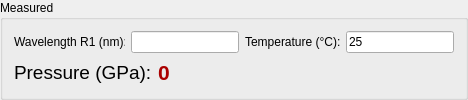
               <widget class="QGroupBox" name="groupBox">
                <property name="title">
                 <string>Measured</string>
                </property>
                <layout class="QVBoxLayout" name="verticalLayout_9">
                 <item>
                  <layout class="QVBoxLayout" name="verticalLayout_8">
                   <item>
                    <layout class="QHBoxLayout" name="horizontalLayout_8">
                     <item>
                      <widget class="QLabel" name="label_measured_wavelength">
                       <property name="sizePolicy">
                        <sizepolicy hsizetype="Fixed" vsizetype="Preferred">
                         <horstretch>0</horstretch>
                         <verstretch>0</verstretch>
                        </sizepolicy>
                       </property>
                       <property name="minimumSize">
                        <size>
                         <width>111</width>
                         <height>0</height>
                        </size>
                       </property>
                       <property name="maximumSize">
                        <size>
                         <width>111</width>
                         <height>16777215</height>
                        </size>
                       </property>
                       <property name="text">
                        <string>Wavelength R1 (nm):</string>
                       </property>
                      </widget>
                     </item>
                     <item>
                      <widget class="QLineEdit" name="lineEdit_measured_wavelength_nm"/>
                     </item>
                     <item>
                      <widget class="QLabel" name="label_measured_temperature">
                       <property name="sizePolicy">
                        <sizepolicy hsizetype="Fixed" vsizetype="Preferred">
                         <horstretch>0</horstretch>
                         <verstretch>0</verstretch>
                        </sizepolicy>
                       </property>
                       <property name="minimumSize">
                        <size>
                         <width>95</width>
                         <height>0</height>
                        </size>
                       </property>
                       <property name="maximumSize">
                        <size>
                         <width>91</width>
                         <height>16777215</height>
                        </size>
                       </property>
                       <property name="text">
                        <string>Temperature (°C):</string>
                       </property>
                      </widget>
                     </item>
                     <item>
                      <widget class="QLineEdit" name="lineEdit_measured_temperature_c">
                       <property name="text">
                        <string>25</string>
                       </property>
                      </widget>
                     </item>
                    </layout>
                   </item>
                   <item>
                    <layout class="QHBoxLayout" name="horizontalLayout_7">
                     <item>
                      <widget class="QLabel" name="label_pressure">
                       <property name="sizePolicy">
                        <sizepolicy hsizetype="Fixed" vsizetype="Preferred">
                         <horstretch>0</horstretch>
                         <verstretch>0</verstretch>
                        </sizepolicy>
                       </property>
                       <property name="minimumSize">
                        <size>
                         <width>131</width>
                         <height>0</height>
                        </size>
                       </property>
                       <property name="font">
                        <font>
                         <pointsize>14</pointsize>
                        </font>
                       </property>
                       <property name="text">
                        <string>Pressure (GPa):</string>
                       </property>
                      </widget>
                     </item>
                     <item>
                      <widget class="QLabel" name="label_result_pressure_gpa">
                       <property name="palette">
                        <palette>
                         <active>
                          <colorrole role="WindowText">
                           <brush brushstyle="SolidPattern">
                            <color alpha="255">
                             <red>170</red>
                             <green>0</green>
                             <blue>0</blue>
                            </color>
                           </brush>
                          </colorrole>
                          <colorrole role="Button">
                           <brush brushstyle="SolidPattern">
                            <color alpha="255">
                             <red>170</red>
                             <green>0</green>
                             <blue>0</blue>
                            </color>
                           </brush>
                          </colorrole>
                          <colorrole role="Light">
                           <brush brushstyle="SolidPattern">
                            <color alpha="255">
                             <red>255</red>
                             <green>0</green>
                             <blue>0</blue>
                            </color>
                           </brush>
                          </colorrole>
                          <colorrole role="Midlight">
                           <brush brushstyle="SolidPattern">
                            <color alpha="255">
                             <red>212</red>
                             <green>0</green>
                             <blue>0</blue>
                            </color>
                           </brush>
                          </colorrole>
                          <colorrole role="Dark">
                           <brush brushstyle="SolidPattern">
                            <color alpha="255">
                             <red>85</red>
                             <green>0</green>
                             <blue>0</blue>
                            </color>
                           </brush>
                          </colorrole>
                          <colorrole role="Mid">
                           <brush brushstyle="SolidPattern">
                            <color alpha="255">
                             <red>113</red>
                             <green>0</green>
                             <blue>0</blue>
                            </color>
                           </brush>
                          </colorrole>
                          <colorrole role="Text">
                           <brush brushstyle="SolidPattern">
                            <color alpha="255">
                             <red>170</red>
                             <green>0</green>
                             <blue>0</blue>
                            </color>
                           </brush>
                          </colorrole>
                          <colorrole role="BrightText">
                           <brush brushstyle="SolidPattern">
                            <color alpha="255">
                             <red>255</red>
                             <green>255</green>
                             <blue>255</blue>
                            </color>
                           </brush>
                          </colorrole>
                          <colorrole role="ButtonText">
                           <brush brushstyle="SolidPattern">
                            <color alpha="255">
                             <red>0</red>
                             <green>0</green>
                             <blue>0</blue>
                            </color>
                           </brush>
                          </colorrole>
                          <colorrole role="Base">
                           <brush brushstyle="SolidPattern">
                            <color alpha="255">
                             <red>255</red>
                             <green>255</green>
                             <blue>255</blue>
                            </color>
                           </brush>
                          </colorrole>
                          <colorrole role="Window">
                           <brush brushstyle="SolidPattern">
                            <color alpha="255">
                             <red>170</red>
                             <green>0</green>
                             <blue>0</blue>
                            </color>
                           </brush>
                          </colorrole>
                          <colorrole role="Shadow">
                           <brush brushstyle="SolidPattern">
                            <color alpha="255">
                             <red>0</red>
                             <green>0</green>
                             <blue>0</blue>
                            </color>
                           </brush>
                          </colorrole>
                          <colorrole role="AlternateBase">
                           <brush brushstyle="SolidPattern">
                            <color alpha="255">
                             <red>212</red>
                             <green>127</green>
                             <blue>127</blue>
                            </color>
                           </brush>
                          </colorrole>
                          <colorrole role="ToolTipBase">
                           <brush brushstyle="SolidPattern">
                            <color alpha="255">
                             <red>255</red>
                             <green>255</green>
                             <blue>220</blue>
                            </color>
                           </brush>
                          </colorrole>
                          <colorrole role="ToolTipText">
                           <brush brushstyle="SolidPattern">
                            <color alpha="255">
                             <red>0</red>
                             <green>0</green>
                             <blue>0</blue>
                            </color>
                           </brush>
                          </colorrole>
                          <colorrole role="PlaceholderText">
                           <brush brushstyle="SolidPattern">
                            <color alpha="127">
                             <red>0</red>
                             <green>0</green>
                             <blue>0</blue>
                            </color>
                           </brush>
                          </colorrole>
                          <colorrole role="Accent">
                           <brush brushstyle="SolidPattern">
                            <color alpha="255">
                             <red>255</red>
                             <green>255</green>
                             <blue>255</blue>
                            </color>
                           </brush>
                          </colorrole>
                         </active>
                         <inactive>
                          <colorrole role="WindowText">
                           <brush brushstyle="SolidPattern">
                            <color alpha="255">
                             <red>170</red>
                             <green>0</green>
                             <blue>0</blue>
                            </color>
                           </brush>
                          </colorrole>
                          <colorrole role="Button">
                           <brush brushstyle="SolidPattern">
                            <color alpha="255">
                             <red>170</red>
                             <green>0</green>
                             <blue>0</blue>
                            </color>
                           </brush>
                          </colorrole>
                          <colorrole role="Light">
                           <brush brushstyle="SolidPattern">
                            <color alpha="255">
                             <red>255</red>
                             <green>0</green>
                             <blue>0</blue>
                            </color>
                           </brush>
                          </colorrole>
                          <colorrole role="Midlight">
                           <brush brushstyle="SolidPattern">
                            <color alpha="255">
                             <red>212</red>
                             <green>0</green>
                             <blue>0</blue>
                            </color>
                           </brush>
                          </colorrole>
                          <colorrole role="Dark">
                           <brush brushstyle="SolidPattern">
                            <color alpha="255">
                             <red>85</red>
                             <green>0</green>
                             <blue>0</blue>
                            </color>
                           </brush>
                          </colorrole>
                          <colorrole role="Mid">
                           <brush brushstyle="SolidPattern">
                            <color alpha="255">
                             <red>113</red>
                             <green>0</green>
                             <blue>0</blue>
                            </color>
                           </brush>
                          </colorrole>
                          <colorrole role="Text">
                           <brush brushstyle="SolidPattern">
                            <color alpha="255">
                             <red>170</red>
                             <green>0</green>
                             <blue>0</blue>
                            </color>
                           </brush>
                          </colorrole>
                          <colorrole role="BrightText">
                           <brush brushstyle="SolidPattern">
                            <color alpha="255">
                             <red>255</red>
                             <green>255</green>
                             <blue>255</blue>
                            </color>
                           </brush>
                          </colorrole>
                          <colorrole role="ButtonText">
                           <brush brushstyle="SolidPattern">
                            <color alpha="255">
                             <red>0</red>
                             <green>0</green>
                             <blue>0</blue>
                            </color>
                           </brush>
                          </colorrole>
                          <colorrole role="Base">
                           <brush brushstyle="SolidPattern">
                            <color alpha="255">
                             <red>255</red>
                             <green>255</green>
                             <blue>255</blue>
                            </color>
                           </brush>
                          </colorrole>
                          <colorrole role="Window">
                           <brush brushstyle="SolidPattern">
                            <color alpha="255">
                             <red>170</red>
                             <green>0</green>
                             <blue>0</blue>
                            </color>
                           </brush>
                          </colorrole>
                          <colorrole role="Shadow">
                           <brush brushstyle="SolidPattern">
                            <color alpha="255">
                             <red>0</red>
                             <green>0</green>
                             <blue>0</blue>
                            </color>
                           </brush>
                          </colorrole>
                          <colorrole role="AlternateBase">
                           <brush brushstyle="SolidPattern">
                            <color alpha="255">
                             <red>212</red>
                             <green>127</green>
                             <blue>127</blue>
                            </color>
                           </brush>
                          </colorrole>
                          <colorrole role="ToolTipBase">
                           <brush brushstyle="SolidPattern">
                            <color alpha="255">
                             <red>255</red>
                             <green>255</green>
                             <blue>220</blue>
                            </color>
                           </brush>
                          </colorrole>
                          <colorrole role="ToolTipText">
                           <brush brushstyle="SolidPattern">
                            <color alpha="255">
                             <red>0</red>
                             <green>0</green>
                             <blue>0</blue>
                            </color>
                           </brush>
                          </colorrole>
                          <colorrole role="PlaceholderText">
                           <brush brushstyle="SolidPattern">
                            <color alpha="127">
                             <red>0</red>
                             <green>0</green>
                             <blue>0</blue>
                            </color>
                           </brush>
                          </colorrole>
                          <colorrole role="Accent">
                           <brush brushstyle="SolidPattern">
                            <color alpha="255">
                             <red>255</red>
                             <green>255</green>
                             <blue>255</blue>
                            </color>
                           </brush>
                          </colorrole>
                         </inactive>
                         <disabled>
                          <colorrole role="WindowText">
                           <brush brushstyle="SolidPattern">
                            <color alpha="255">
                             <red>85</red>
                             <green>0</green>
                             <blue>0</blue>
                            </color>
                           </brush>
                          </colorrole>
                          <colorrole role="Button">
                           <brush brushstyle="SolidPattern">
                            <color alpha="255">
                             <red>170</red>
                             <green>0</green>
                             <blue>0</blue>
                            </color>
                           </brush>
                          </colorrole>
                          <colorrole role="Light">
                           <brush brushstyle="SolidPattern">
                            <color alpha="255">
                             <red>255</red>
                             <green>0</green>
                             <blue>0</blue>
                            </color>
                           </brush>
                          </colorrole>
                          <colorrole role="Midlight">
                           <brush brushstyle="SolidPattern">
                            <color alpha="255">
                             <red>212</red>
                             <green>0</green>
                             <blue>0</blue>
                            </color>
                           </brush>
                          </colorrole>
                          <colorrole role="Dark">
                           <brush brushstyle="SolidPattern">
                            <color alpha="255">
                             <red>85</red>
                             <green>0</green>
                             <blue>0</blue>
                            </color>
                           </brush>
                          </colorrole>
                          <colorrole role="Mid">
                           <brush brushstyle="SolidPattern">
                            <color alpha="255">
                             <red>113</red>
                             <green>0</green>
                             <blue>0</blue>
                            </color>
                           </brush>
                          </colorrole>
                          <colorrole role="Text">
                           <brush brushstyle="SolidPattern">
                            <color alpha="255">
                             <red>85</red>
                             <green>0</green>
                             <blue>0</blue>
                            </color>
                           </brush>
                          </colorrole>
                          <colorrole role="BrightText">
                           <brush brushstyle="SolidPattern">
                            <color alpha="255">
                             <red>255</red>
                             <green>255</green>
                             <blue>255</blue>
                            </color>
                           </brush>
                          </colorrole>
                          <colorrole role="ButtonText">
                           <brush brushstyle="SolidPattern">
                            <color alpha="255">
                             <red>85</red>
                             <green>0</green>
                             <blue>0</blue>
                            </color>
                           </brush>
                          </colorrole>
                          <colorrole role="Base">
                           <brush brushstyle="SolidPattern">
                            <color alpha="255">
                             <red>170</red>
                             <green>0</green>
                             <blue>0</blue>
                            </color>
                           </brush>
                          </colorrole>
                          <colorrole role="Window">
                           <brush brushstyle="SolidPattern">
                            <color alpha="255">
                             <red>170</red>
                             <green>0</green>
                             <blue>0</blue>
                            </color>
                           </brush>
                          </colorrole>
                          <colorrole role="Shadow">
                           <brush brushstyle="SolidPattern">
                            <color alpha="255">
                             <red>0</red>
                             <green>0</green>
                             <blue>0</blue>
                            </color>
                           </brush>
                          </colorrole>
                          <colorrole role="AlternateBase">
                           <brush brushstyle="SolidPattern">
                            <color alpha="255">
                             <red>170</red>
                             <green>0</green>
                             <blue>0</blue>
                            </color>
                           </brush>
                          </colorrole>
                          <colorrole role="ToolTipBase">
                           <brush brushstyle="SolidPattern">
                            <color alpha="255">
                             <red>255</red>
                             <green>255</green>
                             <blue>220</blue>
                            </color>
                           </brush>
                          </colorrole>
                          <colorrole role="ToolTipText">
                           <brush brushstyle="SolidPattern">
                            <color alpha="255">
                             <red>0</red>
                             <green>0</green>
                             <blue>0</blue>
                            </color>
                           </brush>
                          </colorrole>
                          <colorrole role="PlaceholderText">
                           <brush brushstyle="SolidPattern">
                            <color alpha="127">
                             <red>85</red>
                             <green>0</green>
                             <blue>0</blue>
                            </color>
                           </brush>
                          </colorrole>
                          <colorrole role="Accent">
                           <brush brushstyle="SolidPattern">
                            <color alpha="255">
                             <red>221</red>
                             <green>0</green>
                             <blue>0</blue>
                            </color>
                           </brush>
                          </colorrole>
                         </disabled>
                        </palette>
                       </property>
                       <property name="font">
                        <font>
                         <pointsize>16</pointsize>
                         <bold>true</bold>
                        </font>
                       </property>
                       <property name="text">
                        <string>0</string>
                       </property>
                      </widget>
                     </item>
                    </layout>
                   </item>
                  </layout>
                 </item>
                </layout>
               </widget>
